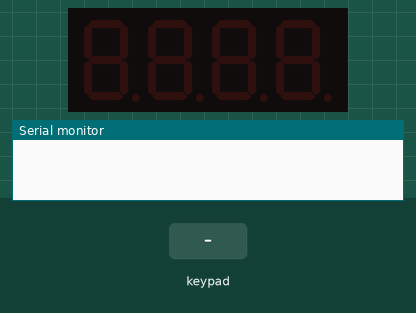
The sketch below on a simulated Arduino Uno, built with avr-gcc and run on an emulated ATmega328P. Shown: 4-digit seven-segment display, the last lines printed to the serial monitor. The inputs (shaded band) are chosen by the test bench.

Above: at 1.2 s.
1.3 s: keypad keys 9 8 7 6 pressed 0.4 s apart
At 3.7 s:
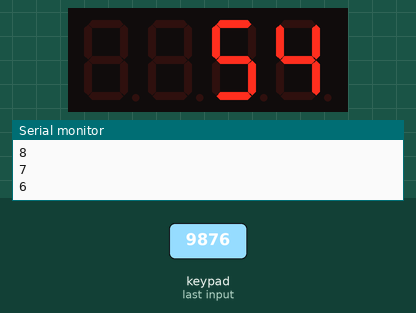
4.4 s: key '*' pressed
At 5.1 s:
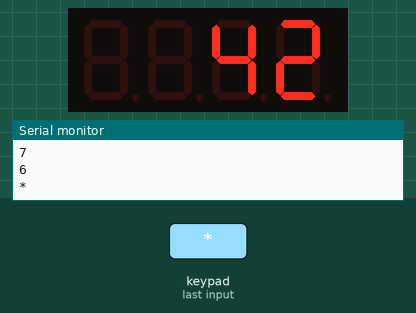
5.9 s: key '#' pressed
At 6.4 s:
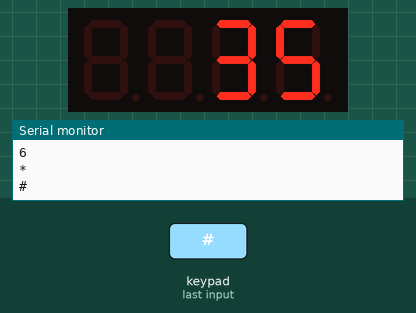
7.4 s: keypad keys 5 4 3 pressed 0.4 s apart
At 9.1 s:
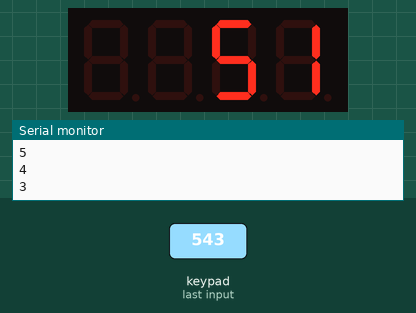
Timing chart, 0 to 10.6 s (numbered marks = the images above; inputs shaded):
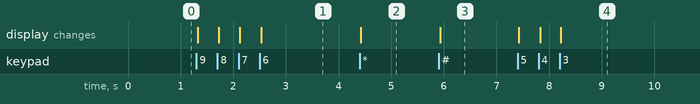

The sketch:

just_keypad.ino
```cpp
#include <Keypad.h>
#include <TM1637Display.h>

const int ROW_NUM = 4; //four rows
const int COLUMN_NUM = 3; //three columns

const int CLK = 11; //Set the CLK pin connection to the display
const int DIO = 10; //Set the DIO pin connection to the display

TM1637Display display(CLK, DIO);

char keys[ROW_NUM][COLUMN_NUM] = {
  {'1','2','3'},
  {'4','5','6'},
  {'7','8','9'},
  {'*','0','#'}
};

byte pin_rows[ROW_NUM] = {9, 8, 7, 6}; //connect to the row pinouts of the keypad
byte pin_column[COLUMN_NUM] = {5, 4, 3}; //connect to the column pinouts of the keypad

Keypad keypad = Keypad( makeKeymap(keys), pin_rows, pin_column, ROW_NUM, COLUMN_NUM );

void setup(){
  display.setBrightness(0x0a);
  Serial.begin(9600);
}

void loop(){
  char key = keypad.getKey();

  if (key){
    display.showNumberDec(key);
    Serial.println(key);
  }
}
```

Measured:
- after the input at 1.3 s, the display: first changes at once (image 1 shows a later state)
- after the input at 4.4 s, the display: changes at once (image 2)
- after the input at 5.9 s, the display: changes at once (image 3)
- after the input at 7.4 s, the display: first changes at once (image 4 shows a later state)
